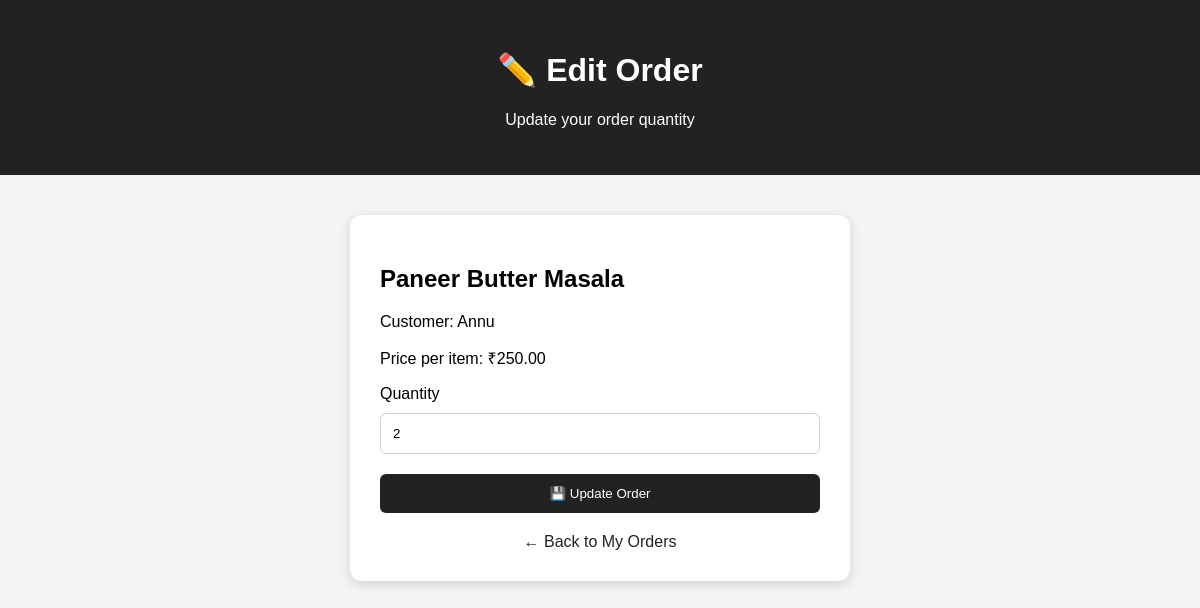
Page /edit-order/1/ on the committed database.
### restaurant_app/models.py (models this page shows, shortened)
class Order(models.Model):
    customer_name = models.CharField(max_length=100)
    item = models.ForeignKey(MenuItem, on_delete=models.CASCADE)
    quantity = models.PositiveIntegerField(default=1)
    STATUS_CHOICES = [
        ('Pending', 'Pending'),
        ('Preparing', 'Preparing'),
        ('Delivered', 'Delivered'),
    ]
    status = models.CharField(
        max_length=20,
        choices=STATUS_CHOICES,
        default='Pending'
    )
    order_date = models.DateTimeField(auto_now_add=True)

class MenuItem(models.Model):
    name = models.CharField(max_length=100)
    description = models.TextField()
    price = models.DecimalField(max_digits=10, decimal_places=2)
    available = models.BooleanField(default=True)

### restaurant_app/views.py (the view)
# urls.py: path('edit-order/<int:order_id>/', views.edit_order, name='edit_order'),
def edit_order(request, order_id):
    order = Order.objects.get(id=order_id)
    if request.method == 'POST':
        order.quantity = int(request.POST.get('quantity'))
        order.save()
        return redirect(
            f'/orders/?customer_name={order.customer_name}'
        )
    return render(request, 'restaurant_app/edit_order.html', {
        'order': order
    })

### restaurant_app/templates/restaurant_app/edit_order.html (shortened to what this page needs)
<!DOCTYPE html>
<html>
<head>
</head>
<body>
<header>
    <h1>✏️ Edit Order</h1>
    <p>Update your order quantity</p>
</header>
<div class="container">
    <div class="card">
        <h2>{{ order.item.name }}</h2>
        <p>Customer: {{ order.customer_name }}</p>
        <p>Price per item: ₹{{ order.item.price }}</p>
        <form method="POST">
            <label>Quantity</label>
            <input
                type="number"
                name="quantity"
                value="{{ order.quantity }}"
                min="1"
                required
            >
            <button type="submit">
                💾 Update Order
            </button>
        </form>
        <a class="back" href="/orders/?customer_name={{ order.customer_name }}">
            ← Back to My Orders
        </a>
    </div>
</div>
</body>
</html>

### restaurant_app/templates/restaurant_app/edit_order.html (style rules this page uses)
body { margin: 0; font-family: Arial, sans-serif; background: #f4f4f4; }
header { background: #222; color: white; text-align: center; padding: 30px; }
.container { width: 90%; max-width: 500px; margin: 40px auto; }
.card { background: white; padding: 30px; border-radius: 12px; box-shadow: 0 3px 12px rgba(0,0,0,0.15); }
input { width: 100%; padding: 12px; margin-top: 10px; box-sizing: border-box; border: 1px solid #ccc; border-radius: 6px; }
button { width: 100%; margin-top: 20px; padding: 12px; background: #222; color: white; border: none; border-radius: 6px; cursor: pointer; }
.back { display: block; margin-top: 20px; text-align: center; color: #222; text-decoration: none; }

### rows in the picture
Order: item.name "Paneer Butter Masala", customer_name "Annu", item.price "250.00", quantity "2"
